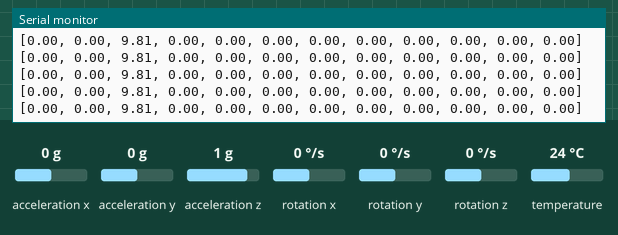
The sketch below on a simulated ESP32. Parts: the last lines printed to the serial monitor. The test bench sets the inputs (shaded band); at power-on: acceleration x 0 g, acceleration y 0 g, acceleration z 1 g, rotation x 0 °/s, rotation y 0 °/s, rotation z 0 °/s, temperature 24 °C.

Above: at 1.2 s.
1.3 s: acceleration x set to -1.4 g
At 1.35 s:
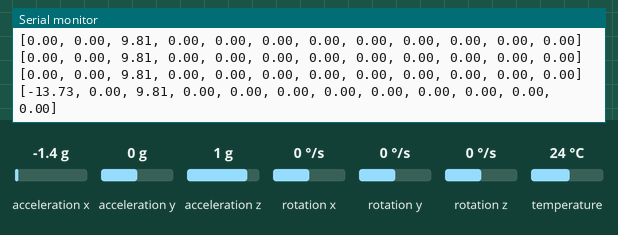
2.8 s: acceleration y set to -1.4 g
At 2.89 s:
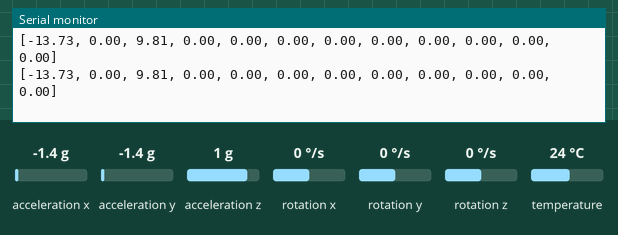
4.3 s: acceleration z set to -1.4 g
At 4.34 s:
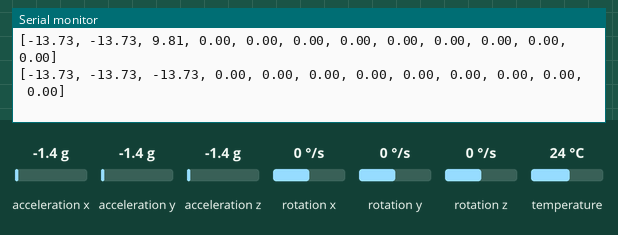
5.8 s: rotation x set to -192 °/s
At 5.9 s:
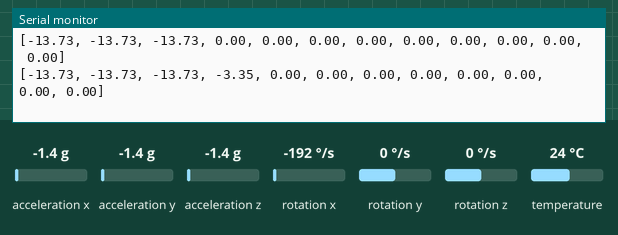
7.3 s: rotation y set to -192 °/s
At 7.35 s:
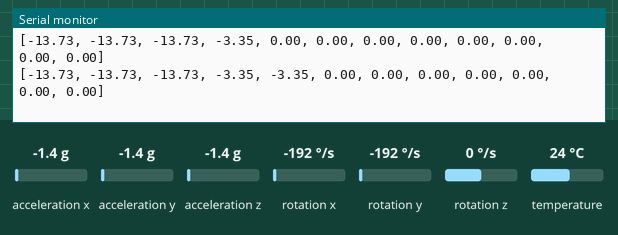

Measured:
- after the input at 1.3 s, the serial monitor: prints a new line at once (image 1)
- after the input at 4.3 s, the serial monitor: prints a new line at once (image 3)
- after the input at 5.8 s, the serial monitor: prints a new line after 0.09 s (image 4)
- after the input at 7.3 s, the serial monitor: prints a new line after 0.05 s (image 5)

The sketch:

imaan_Data_Node_Pengirim_dan_Akuisisi_Data_Sensor_Node_Utama.ino
```cpp
#include <esp_now.h>
#include <WiFi.h>
#include <Wire.h>
#include <Adafruit_Sensor.h>
#include <Adafruit_MPU6050.h>
#include <Adafruit_BusIO_Register.h>

Adafruit_MPU6050 mpu1;

// Alamat MAC ESP2
uint8_t esp2Address[] = {0xFC, 0xE8, 0xC0, 0x79, 0x21, 0x5C};

// Struktur untuk menerima data
typedef struct sensor_data {
  float ax;
  float ay;
  float az;
  float gx;
  float gy;
  float gz;
} sensor_data;

sensor_data dataESP2;
bool esp2DataReceived = false;

// Fungsi callback yang akan dieksekusi saat data diterima
void OnDataRecv(const esp_now_recv_info *info, const uint8_t *incomingData, int len) {
  if (memcmp(info->src_addr, esp2Address, 6) == 0) {
    memcpy(&dataESP2, incomingData, sizeof(dataESP2));
    esp2DataReceived = true;
  }
}

void setup() {
  Wire.begin();
  Serial.begin(115200);

  WiFi.mode(WIFI_STA);

  if (!mpu1.begin()) {
    Serial.println("Failed to find MPU6050 chips");
    while (1) {
      delay(10);
    }
  }

  Serial.println("MPU6050 Found!!");
  mpu1.setAccelerometerRange(MPU6050_RANGE_8_G);
  mpu1.setGyroRange(MPU6050_RANGE_500_DEG);

  if (esp_now_init() != ESP_OK) {
    Serial.println("Error initializing ESP-NOW");
    return;
  }

  // Mendaftarkan callback untuk menerima data
  esp_now_register_recv_cb(OnDataRecv);
}

void loop() {
  sensors_event_t a1, g1, temp1;
  mpu1.getEvent(&a1, &g1, &temp1);

  Serial.print("[");

  // Cetak data dari sensor lokal - NODE MAIN (PUNGGUNG BAWAH)
  Serial.print(a1.acceleration.x);
  Serial.print(", ");
  Serial.print(a1.acceleration.y);
  Serial.print(", ");
  Serial.print(a1.acceleration.z);
  Serial.print(", ");
  Serial.print(g1.gyro.x);
  Serial.print(", ");
  Serial.print(g1.gyro.y);
  Serial.print(", ");
  Serial.print(g1.gyro.z);

  // Cetak data dari pengirim (dataESP2)
  Serial.print(", ");
  Serial.print(dataESP2.ax);
  Serial.print(", ");
  Serial.print(dataESP2.ay);
  Serial.print(", ");
  Serial.print(dataESP2.az);
  Serial.print(", ");
  Serial.print(dataESP2.gx);
  Serial.print(", ");
  Serial.print(dataESP2.gy);
  Serial.print(", ");
  Serial.print(dataESP2.gz);

  Serial.println("]");
  delay(100);
}
```
